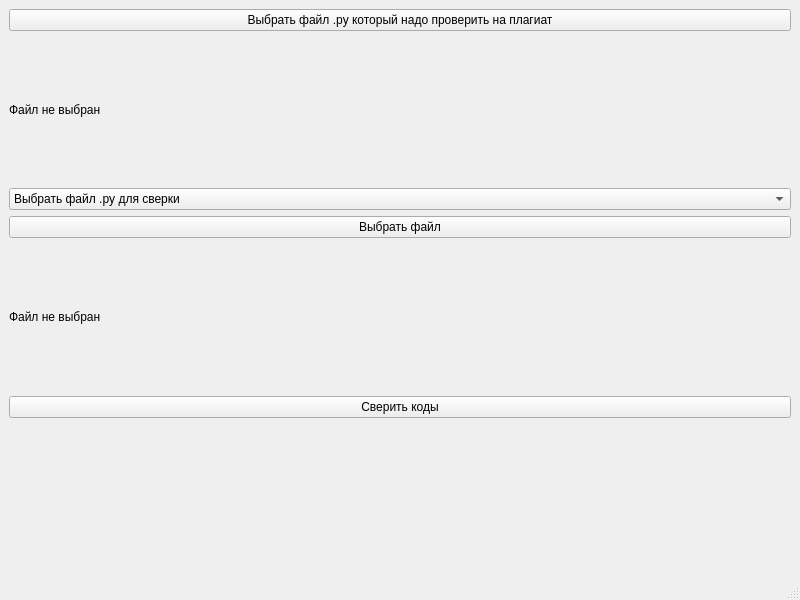
<?xml version="1.0" encoding="UTF-8"?>
<ui version="4.0">
 <class>MainWindow</class>
 <widget class="QMainWindow" name="MainWindow">
  <property name="geometry">
   <rect>
    <x>0</x>
    <y>0</y>
    <width>800</width>
    <height>600</height>
   </rect>
  </property>
  <property name="windowTitle">
   <string>MainWindow</string>
  </property>
  <widget class="QWidget" name="centralwidget">
   <layout class="QVBoxLayout" name="verticalLayout_2">
    <item>
     <layout class="QVBoxLayout" name="verticalLayout">
      <item>
       <widget class="QPushButton" name="pushButton">
        <property name="text">
         <string>Выбрать файл .py который надо проверить на плагиат</string>
        </property>
       </widget>
      </item>
      <item>
       <widget class="QLabel" name="label_1">
        <property name="text">
         <string>Файл не выбран</string>
        </property>
       </widget>
      </item>
      <item>
       <widget class="QComboBox" name="comboBox">
        <item>
         <property name="text">
          <string>Выбрать файл .py для сверки</string>
         </property>
        </item>
        <item>
         <property name="text">
          <string>Выбрать файл с текстовым заданием .txt и сгенерировать код с ии</string>
         </property>
        </item>
       </widget>
      </item>
      <item>
       <widget class="QPushButton" name="pushButton_2">
        <property name="text">
         <string>Выбрать файл</string>
        </property>
       </widget>
      </item>
      <item>
       <widget class="QLabel" name="label_2">
        <property name="text">
         <string>Файл не выбран</string>
        </property>
       </widget>
      </item>
      <item>
       <widget class="QPushButton" name="pushButton_3">
        <property name="text">
         <string>Сверить коды</string>
        </property>
       </widget>
      </item>
      <item>
       <widget class="QLabel" name="label_3">
        <property name="text">
         <string/>
        </property>
       </widget>
      </item>
     </layout>
    </item>
   </layout>
  </widget>
  <widget class="QMenuBar" name="menubar">
   <property name="geometry">
    <rect>
     <x>0</x>
     <y>0</y>
     <width>800</width>
     <height>21</height>
    </rect>
   </property>
  </widget>
  <widget class="QStatusBar" name="statusbar"/>
 </widget>
 <resources/>
 <connections/>
</ui>
